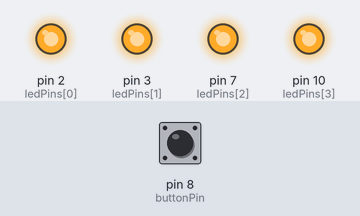
Recording of a sketch running on a simulated Arduino Uno, built with avr-gcc and run on an emulated ATmega328P. On the bench: output pins drawn as LEDs (lit = HIGH). Dashed ring = blinking. The inputs (shaded band) are chosen by the test bench; at power-on: pin 8 (buttonPin) HIGH. EEPROM starts erased.

Above: at 1.3 s.
1.4 s: pin 8 (buttonPin) pulled LOW for 1 s
At 3.5 s:
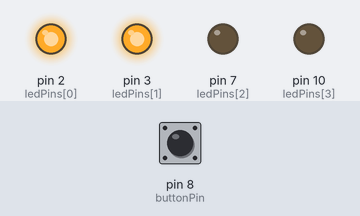
3.9 s: pin 8 (buttonPin) pulled LOW for 0.15 s
At 5.0 s:
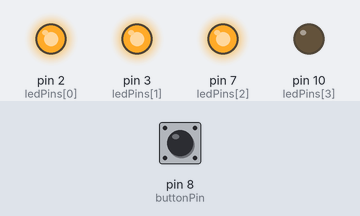
5.5 s: pin 8 (buttonPin) pulled LOW for 3.2 s
At 9.7 s:
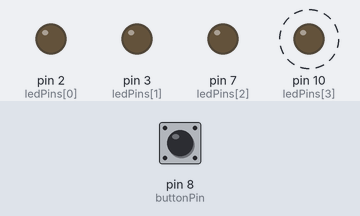
Timing chart, 0 to 11.2 s (numbered marks = the images above; inputs shaded):
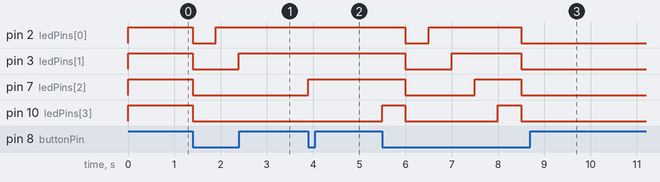

Measured:
- after the input at 1.4 s, pin 2 (ledPins[0]): HIGH → LOW at once, → HIGH 0.50 s later; pin 3 (ledPins[1]): HIGH → LOW at once, → HIGH 1.0 s later; pin 7 (ledPins[2]), pin 10 (ledPins[3]): HIGH → LOW at once
- after the input at 3.9 s, pin 7 (ledPins[2]): LOW → HIGH at once
- after the input at 5.5 s, pin 2 (ledPins[0]): HIGH → LOW after 0.50 s, → HIGH 0.50 s later, → LOW 2.0 s later; pin 3 (ledPins[1]): HIGH → LOW after 0.50 s, → HIGH 1.0 s later, → LOW 1.5 s later

The sketch:

AdventBoxCode.ino
```cpp
#include <EEPROM.h>

// Verzögerung in ms, sodass jeder Tastendruck nur einmal gezählt wird.
#define BUTTON_DELAY 250
// Verzägerung in ms, damit die LEDs nur langsam nacheinander aufleuchten.
#define LED_DELAY    0
#define lmillis() ((long)millis())

const byte numLeds = 4;
const byte eepromAddress = 0;
const byte buttonPin = 8;
const byte *ledPins[numLeds] = {2,3,7,10};
byte ledsLit = 0;
long lastButtonPress, lastLedToggle;

void setup()
{
  // Zur Fehlersuche den Kommentar "Serial.begin(9600)" auskommentieren und printf-Debugging über den seriellen Monitor durchführen
  // mit Serial.println(„mein Kommentar hier“)
  // Serial.begin(9600);

  // Ermittlung der Anzahl der LEDs, die vor dem Reset geleuchtet haben
  EEPROM.get(eepromAddress, ledsLit);
  ledsLit = max(0, min(4, ledsLit));

  // Pinmode des Buttons auf Eingabe festlegen und Referenzwert setzen
  pinMode(buttonPin, INPUT_PULLUP);
  digitalWrite(buttonPin, HIGH);

  // Pinmode der LED-Pins auf Ausgabe festlegen
  for (byte i = 0; i < numLeds; i++) {
      pinMode(ledPins[i], OUTPUT);
  }

  // Nummer der LED in ledsLit einschalten, wie vorher aus EEProm ausgelesen
  toggleLeds();

  lastButtonPress = lmillis() + BUTTON_DELAY;
  lastLedToggle = lmillis() + LED_DELAY;
}

void loop()
{
  // Prüfen, ob Button gedrückt wurde
  if (lmillis() - lastButtonPress >= BUTTON_DELAY && digitalRead(buttonPin) == LOW) {
    lastButtonPress = lmillis() + BUTTON_DELAY;
    ledsLit++;
    ledsLit %= (numLeds + 1);
    EEPROM.put(eepromAddress, ledsLit);
  }

  if (lmillis() - lastLedToggle >= LED_DELAY) {
    lastLedToggle = lmillis() + LED_DELAY;
    toggleLeds();
  }
}

void toggleLeds()
{
  // Zusatz A: Kannst du auch die LEDs in zufälliger Reihenfolge aufleuchten lassen?
  // Zusatz B: Kannst du auch die LEDs wie eine Kerze aufflackern lassen? Zum Beispiel mit der Bibliothek #include <SoftPWM.h>?
    for (byte i = 0; i < numLeds; i++) {
        if ((i + 1) <= ledsLit) {
            digitalWrite(ledPins[i], HIGH);
        } else {
            digitalWrite(ledPins[i], LOW);
        }
    }
}
```
